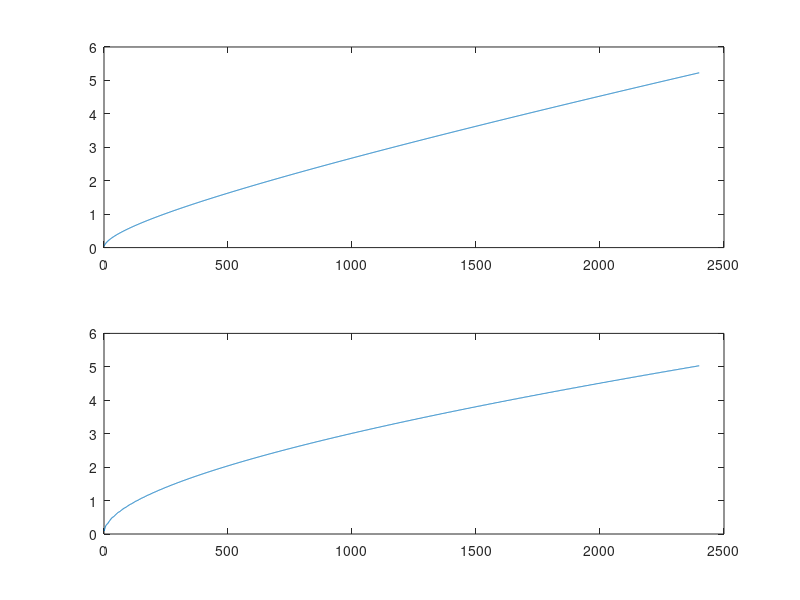

Write MATLAB code to recreate this figure.
clc
clear variables

% Based on a Volkswagen ID. 4, from EV-database. C-rate of 1/4 for both
% discharging and chargin (19.25 kW). 

% Driving based on 23 Celsius, 110 km/h 
T = 23+273.15;
Voltage = 3.6; % Assume Nominal voltage
I_0 = 3; % [Assuming cell-level, with 12 Ah cells
calendar_model = 0; % 1 for 45 deg, 0 for -5 deg model


% SOC of the different drive cycles throughout a day
BD_excessive_dailycycle = [0.5, 0.75, 0.5, 0.75, 0.5, 0.75, 0.5, 0.75, 1.0, 0.75, 0.5, 0.25, 0, 0.25, 0.5, 0.75, 0.5, 0.75, 0.5, 0.75, 0.5, 0.75, 0.5, 0.75];
no_BD_dailycycle = [1, 1, 1, 1, 1, 1, 1, 1, 1, 0.75, 0.5, 0.25, 0, 0.25, 0.5, 0.75, 1, 1, 1, 1, 1, 1, 1, 1];
no_BD_power = [0, 0, 0, 0, 0, 0, 0, 0, 19.25, 19.25, 19.25, 19.25, 19.25, 19.25, 19.25, 19.25, 0, 0, 0, 0, 0, 0, 0, 0];
BD_DOD = 0.5; % Average, approx 2 cycles with 25% and one with 100%
no_BD_DOD = 1;
no_BD_SOC = 1;


C_rate = 1/4; % Same during charge and discharge
power = 19.25 * 10^3; % [W]

sim_days = 100; % Number of days to simulate battery tear
% OBSERVE: Inaccurate on small number of days, as the linear model of the
% calendar agings +1-term becomes to significant.

BD_excessive_cycle = repmat(BD_excessive_dailycycle, 1, sim_days);
no_BD_cycle = repmat(no_BD_dailycycle, 1, sim_days);
no_BD_power = repmat(no_BD_power, 1, sim_days);

% Cycling model used from SPM
% Fitting Parameters
a1 = 4.34*10^(-7);
a2 = 35;
a3 = -3.23;
a4 = -5010;
a5 = 0.64;
a6 = 63.7;

t = linspace(1, length(BD_excessive_cycle), length(BD_excessive_cycle));

%% MODEL FOR CONSTANTLY USED EV
% Since BD is constantly cycling, we do not need to use the calendar aging
% model
C_loss_bd = a1*(t+a2*sqrt(t))*(Voltage+a3)*(exp(a4/T)+I_0*a5*(BD_DOD+a6)^2); 




%% MODEL FOR CALENDAR + CYCLIC
% Calendar model for 45 celsius used, as the temperature is likely higher in the
% battery pack then the ambient. The model is also understated compared
% with others


C_loss_no_bd = ones(1, length(no_BD_cycle));
switch calendar_model
    case 1
        func_value = 1+(0.004*no_BD_SOC)*t(1); % Initial Value, first hour is assumed to be idle
    case 0
        disp("hello")
        func_value = (0.09*no_BD_SOC)*sqrt(t(1)) % Initial Value, first hour is assumed to be idle
end
C_loss_no_bd(1) = func_value;
for i=2:length(no_BD_power)
    if no_BD_power(i)==0 % Use Calendar aging model
        %C_loss_no_bd(i) = 1+(0.004*no_BD_SOC)*t(i);
    switch calendar_model 
        case 1
            C_loss_no_bd(i) = func_value + 0.004*no_BD_SOC; % Eulers Method, 45 deg
            func_value = C_loss_no_bd(i);
        case 0
            C_loss_no_bd(i) = func_value + (0.045*no_BD_SOC+0.005)/(sqrt(t(i))); % Eulers Method
            func_value = C_loss_no_bd(i);
    end
    else
        % C_loss_no_bd(i) = a1*(t(i)+a2*sqrt(t(i)))*(Voltage+a3)*(exp(a4/T)+I_0*a5*(no_BD_DOD+a6)^2);
        C_loss_no_bd(i) = func_value + a1*(a2/(2*sqrt(t(i)))+1)*(a3+Voltage)*(exp(a4/T)+a5*I_0*(a6+no_BD_DOD)^2);
        func_value = C_loss_no_bd(i);
    end
end

subplot(2, 1, 1)
plot(t, C_loss_bd)

subplot(2, 1, 2)
plot(t, C_loss_no_bd)
